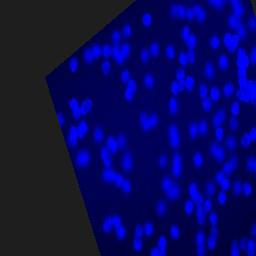
#> input picture research-paper-utils/assets/data-aug-images/a.jpeg, 256 x 256 px
$ python data-aug-img-util.py
#> lines starting #> are read from the running program, lines starting #| are printed output that depends on the picture
import scipy.ndimage
import numpy as np
import matplotlib
import matplotlib.pyplot as plt
import matplotlib.gridspec as gridspec

# Changing figure's font to Times New Roman
plt.rcParams["font.family"] = "serif"
plt.rcParams["font.serif"] = "Times New Roman"


def show_images(images, cols = 1, titles = None):
    """Display a list of images in a single figure with matplotlib.

    Parameters
    ---------
    images: List of np.arrays compatible with plt.imshow.

    cols (Default = 1): Number of columns in figure (number of rows is
                        set to np.ceil(n_images/float(cols))).

    titles: List of titles corresponding to each image. Must have
            the same length as titles.
    """
    assert((titles is None)or (len(images) == len(titles)))
    n_images = len(images)

    if titles is None: titles = ['Cell image (%d)' % i for i in range(1,n_images + 1)]
    fig = plt.figure()
    plt.title('Data augmentation techniques', fontsize=32, size = -0.05)

    for n, (image, title) in enumerate(zip(images, titles)):
        a = fig.add_subplot(cols, np.ceil(n_images/float(cols)), n + 1)
        if image.ndim == 2:
            plt.gray()
        plt.imshow(image)
        # a.set_title(title, fontsize=22)
        a.text(0.5,-0.42, title, size=22, ha="center", transform=a.transAxes)
    fig.set_size_inches(np.array(fig.get_size_inches()) * n_images)
    plt.show()
    fig.savefig('final_assets/data-aug-image.png')

im_list = ['assets/data-aug-images/a.jpeg',
           'assets/data-aug-images/b.jpeg',
           'assets/data-aug-images/c.jpeg',
           'assets/data-aug-images/d.jpeg',
           'assets/data-aug-images/e.jpeg',
           'assets/data-aug-images/f.jpeg',
           'assets/data-aug-images/g.jpeg',
           'assets/data-aug-images/h.jpeg',
           'assets/data-aug-images/i.jpeg',
           'assets/data-aug-images/j.jpeg']


im_a = scipy.ndimage.imread('assets/data-aug-images/a.jpeg', True)
#> im_a: shape (256, 256) float32; min 4.67, max 38.67, mean 19.2
im_b = scipy.ndimage.imread('assets/data-aug-images/b.jpeg', True)
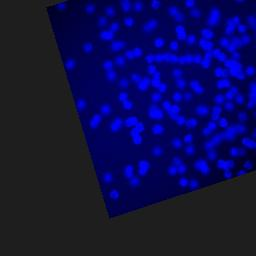
#> input picture research-paper-utils/assets/data-aug-images/b.jpeg, 256 x 256 px
#> im_b: shape (256, 256) float32; min 2.12, max 37.11, mean 21.6
im_c = scipy.ndimage.imread('assets/data-aug-images/c.jpeg', True)
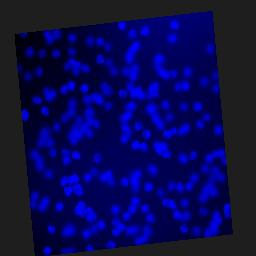
#> input picture research-paper-utils/assets/data-aug-images/c.jpeg, 256 x 256 px
#> im_c: shape (256, 256) float32; min 0, max 39.11, mean 18.4
im_d = scipy.ndimage.imread('assets/data-aug-images/d.jpeg', True)
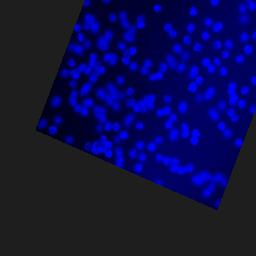
#> input picture research-paper-utils/assets/data-aug-images/d.jpeg, 256 x 256 px
#> im_d: shape (256, 256) float32; min 1.48, max 39.88, mean 21.7
im_e = scipy.ndimage.imread('assets/data-aug-images/e.jpeg', True)
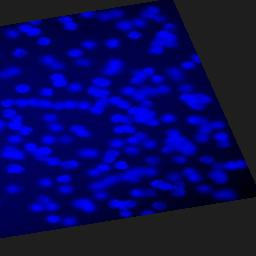
#> input picture research-paper-utils/assets/data-aug-images/e.jpeg, 256 x 256 px
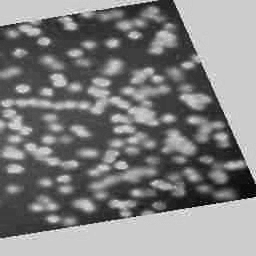
#> im_e: shape (256, 256) float32; min 0.228, max 37.35, mean 19.1; drawn with min black and max white
im_f = scipy.ndimage.imread('assets/data-aug-images/f.jpeg', True)
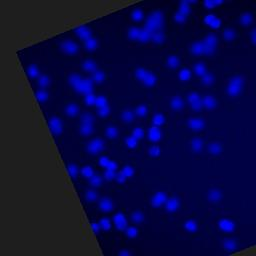
#> input picture research-paper-utils/assets/data-aug-images/f.jpeg, 256 x 256 px
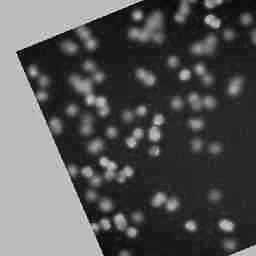
#> im_f: shape (256, 256) float32; min 2.28, max 39.69, mean 15; drawn with min black and max white
#> (the run stopped early here; a loop or call above may not have finished)
